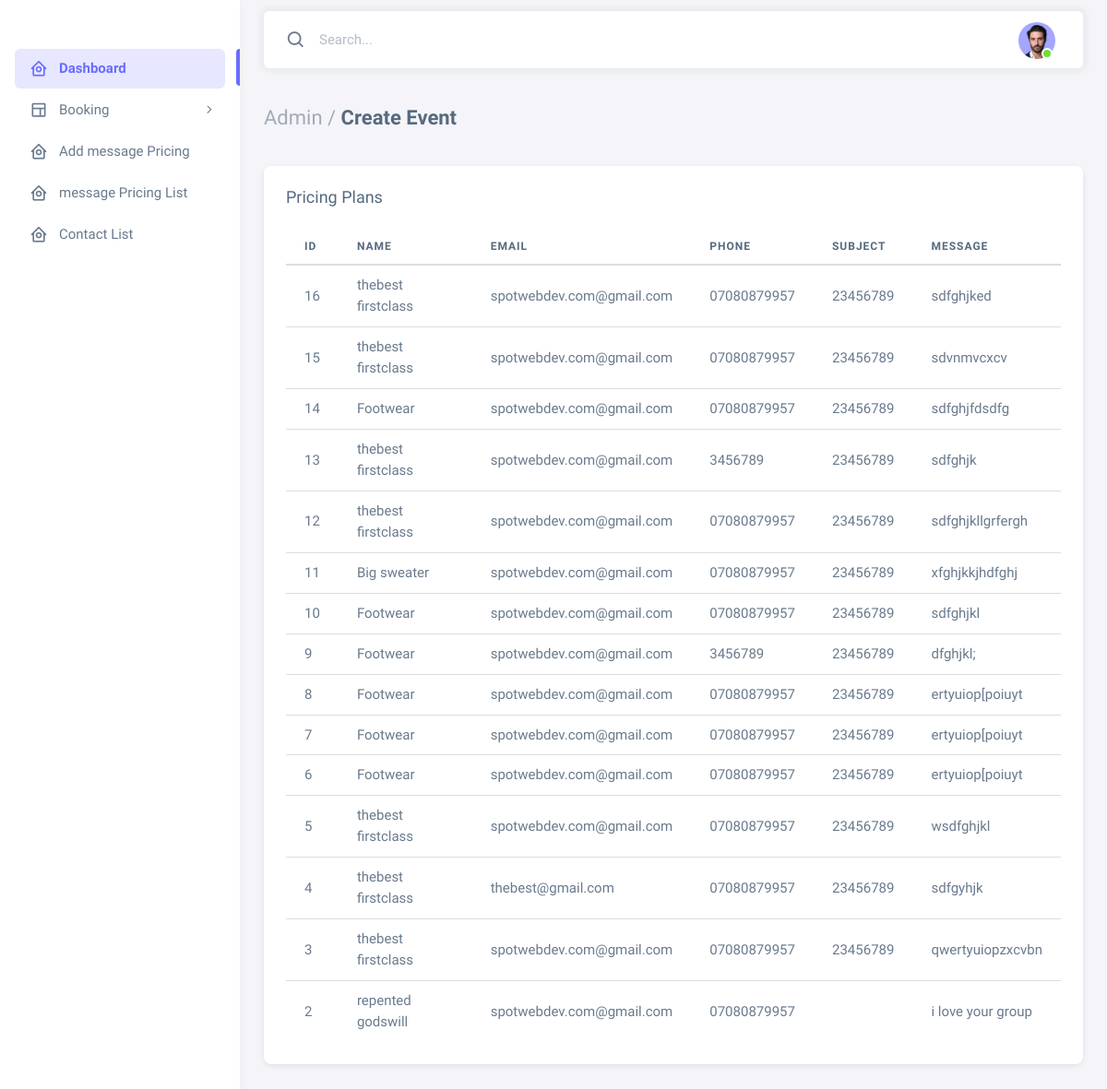
The page /admin/contact.php on the database as committed earlier.
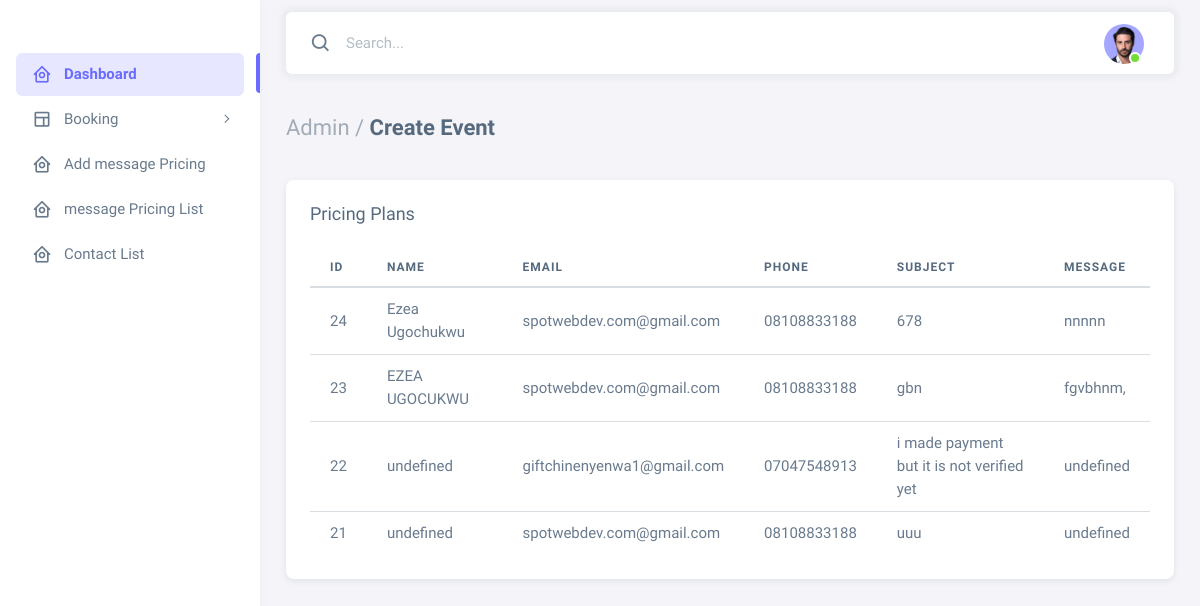
The same page on the database as committed later.
### tables this page shows
CREATE TABLE `contact` (
  `id` int(11) NOT NULL,
  `name` varchar(255) NOT NULL,
  `email` varchar(255) NOT NULL,
  `phone` varchar(255) NOT NULL,
  `subject` varchar(255) NOT NULL,
  `message` varchar(255) NOT NULL
);

### server/connection.php (called while the page is built, shortened)
<?php
function checkUrlProtocol($url)
{
    $parsedUrl = parse_url($url);
    if (isset($parsedUrl['scheme'])) {
        return $parsedUrl['scheme'];
    } else {
        return 'invalid';
    }
}
$currentUrl = (isset($_SERVER['HTTPS']) && $_SERVER['HTTPS'] === 'on' ? "https" : "http")
    . "://" . $_SERVER['HTTP_HOST'] . $_SERVER['REQUEST_URI'];
$request = checkUrlProtocol($currentUrl);
if ($request == 'https') {
    $domain = "https://www.bodyandsoulrelax.com/";
    define("USER", "pdicsrdj_massage_spa");
    define("PASSWORD", "pdicsrdj_massage_spa");
    define("DATABASE", "pdicsrdj_massage_spa");
}
elseif ($request == 'http') {
    $domain = "http://localhost/Massage_spa/";
}

### admin/contact.php (the view, shortened to what this page needs)
<?php
    include '../server/connection.php';
?>
<!DOCTYPE html>
<html lang="en" class="light-style layout-menu-fixed " dir="ltr" data-theme="theme-default" data-assets-path="assets/" data-template="vertical-menu-template-free">
<head>
  <link rel="stylesheet" href="assets/vendor/fonts/boxicons.css" />
  <link rel="stylesheet" href="assets/vendor/css/core.css" class="template-customizer-core-css" />
  <link rel="stylesheet" href="assets/vendor/css/theme-default.css" class="template-customizer-theme-css" />
  <link rel="stylesheet" href="assets/css/demo.css" />
  <link rel="stylesheet" href="assets/vendor/libs/perfect-scrollbar/perfect-scrollbar.css" />
</head>
<body>
  <div class="layout-wrapper layout-content-navbar  ">
    <div class="layout-container">
      <?php include 'includes/side_bar.php'?>
      <div class="layout-page">
        <nav class="layout-navbar container-xxl navbar navbar-expand-xl navbar-detached align-items-center bg-navbar-theme" id="layout-navbar">
          <div class="navbar-nav-right d-flex align-items-center" id="navbar-collapse">
            <div class="navbar-nav align-items-center">
              <div class="nav-item d-flex align-items-center">
                <i class="bx bx-search fs-4 lh-0"></i>
                <input type="text" class="form-control border-0 shadow-none" placeholder="Search..." aria-label="Search...">
              </div>
            </div>
            <ul class="navbar-nav flex-row align-items-center ms-auto">
              <li class="nav-item navbar-dropdown dropdown-user dropdown">
                <a class="nav-link dropdown-toggle hide-arrow" href="javascript:void(0);" data-bs-toggle="dropdown">
                  <div class="avatar avatar-online">
                    <img src="assets/img/avatars/1.png" alt class="w-px-40 h-auto rounded-circle">
                  </div>
                </a>
              </li>
            </ul>
          </div>
        </nav>
        <div class="content-wrapper">
          <div class="container-xxl flex-grow-1 container-p-y">
            <h4 class="fw-bold py-3 mb-4">
              <span class="text-muted fw-light">Admin /</span> Create Event
            </h4>
            <div class="row">
              <div class="col-xl">
                <div class="card mb-4">
                  <div class="card-header d-flex justify-content-between align-items-center">
                    <h5 class="mb-0">Pricing Plans</h5> <small class="text-muted float-end"></small>
                  </div>
                  <div class="card-body">
                      <table class="table">
                          <thead>
                              <tr>
                                  <th>ID</th>
                                  <th>Name</th>
                                  <th>Email</th>
                                  <th>Phone</th>
                                  <th>Subject</th>
                                  <th>Message</th>
                              </tr>
                          </thead>
                          <tbody class="table-border-bottom-0">
                              <?php
                                  $result = mysqli_query($connection, "SELECT * FROM contact ORDER BY id DESC");
                                  while ($row = mysqli_fetch_assoc($result)) {
                                      echo "<tr>
                                          <td>{$row['id']}</td>
                                          <td>{$row['name']}</td>
                                          <td>{$row['email']}</td>
                                          <td>{$row['phone']}</td>
                                          <td>{$row['subject']}</td>
                                          <td>{$row['message']}</td>
                                        </tr>";
                                  }
                              ?>
                          </tbody>
                      </table>
                  </div>
                </div>
              </div>
            </div>
          </div>
        </div>
      </div>
    </div>
  </div>
</body>
</html>

### admin/includes/side_bar.php (shortened to what this page needs)
<aside id="layout-menu" class="layout-menu menu-vertical menu bg-menu-theme">
    <ul class="menu-inner py-1 mt-5">
        <li class="menu-item active">
            <a href="<?php echo $domain ?>admin/index.php" class="menu-link">
                <i class="menu-icon tf-icons bx bx-home-circle"></i>
                <div data-i18n="Analytics">Dashboard</div>
            </a>
        </li>
        <li class="menu-item">
            <a href="javascript:void(0);" class="menu-link menu-toggle">
                <i class="menu-icon tf-icons bx bx-layout"></i>
                <div data-i18n="Layouts">Booking</div>
            </a>
        </li>
        <li class="menu-item">
            <a href="<?php echo $domain ?>admin/pricing.php" class="menu-link">
                <i class="menu-icon tf-icons bx bx-home-circle"></i>
                <div data-i18n="Analytics">Add message Pricing</div>
            </a>
        </li>
        <li class="menu-item">
            <a href="<?php echo $domain ?>admin/pricing_list.php" class="menu-link">
                <i class="menu-icon tf-icons bx bx-home-circle"></i>
                <div data-i18n="Analytics">message Pricing List</div>
            </a>
        </li>
        <li class="menu-item">
            <a href="<?php echo $domain ?>admin/contact.php" class="menu-link">
                <i class="menu-icon tf-icons bx bx-home-circle"></i>
                <div data-i18n="Analytics">Contact List</div>
            </a>
        </li>
    </ul>
</aside>

Rows that differ between the two databases and show on the page:
removed contact: id "16", name "thebest firstclass", email "spotwebdev.com@gmail.com", phone "07080879957", subject "23456789", message "sdfghjked"
removed contact: id "15", name "thebest firstclass", email "spotwebdev.com@gmail.com", phone "07080879957", subject "23456789", message "sdvnmvcxcv"
removed contact: id "14", name "Footwear", email "spotwebdev.com@gmail.com", phone "07080879957", subject "23456789", message "sdfghjfdsdfg"
removed contact: id "13", name "thebest firstclass", email "spotwebdev.com@gmail.com", phone "3456789", subject "23456789", message "sdfghjk"
removed contact: id "12", name "thebest firstclass", email "spotwebdev.com@gmail.com", phone "07080879957", subject "23456789", message "sdfghjkllgrfergh"
removed contact: id "11", name "Big sweater", email "spotwebdev.com@gmail.com", phone "07080879957", subject "23456789", message "xfghjkkjhdfghj"
removed contact: id "10", name "Footwear", email "spotwebdev.com@gmail.com", phone "07080879957", subject "23456789", message "sdfghjkl"
removed contact: id "9", name "Footwear", email "spotwebdev.com@gmail.com", phone "3456789", subject "23456789", message "dfghjkl;"
removed contact: id "8", name "Footwear", email "spotwebdev.com@gmail.com", phone "07080879957", subject "23456789", message "ertyuiop[poiuyt"
removed contact: id "7", name "Footwear", email "spotwebdev.com@gmail.com", phone "07080879957", subject "23456789", message "ertyuiop[poiuyt"
removed contact: id "6", name "Footwear", email "spotwebdev.com@gmail.com", phone "07080879957", subject "23456789", message "ertyuiop[poiuyt"
removed contact: id "5", name "thebest firstclass", email "spotwebdev.com@gmail.com", phone "07080879957", subject "23456789", message "wsdfghjkl"
removed contact: id "4", name "thebest firstclass", email "thebest@gmail.com", phone "07080879957", subject "23456789", message "sdfgyhjk"
removed contact: id "3", name "thebest firstclass", email "spotwebdev.com@gmail.com", phone "07080879957", subject "23456789", message "qwertyuiopzxcvbn"
removed contact: id "2", name "repented godswill", email "spotwebdev.com@gmail.com", phone "07080879957", message "i love your group"
added contact: id "24", name "Ezea Ugochukwu", email "spotwebdev.com@gmail.com", phone "08108833188", subject "678", message "nnnnn"
added contact: id "23", name "EZEA UGOCUKWU", email "spotwebdev.com@gmail.com", phone "08108833188", subject "gbn", message "fgvbhnm,"
added contact: id "22", name "undefined", email "giftchinenyenwa1@gmail.com", phone "07047548913", subject "i made payment but it is not verified yet", message "undefined"
added contact: id "21", name "undefined", email "spotwebdev.com@gmail.com", phone "08108833188", subject "uuu", message "undefined"
